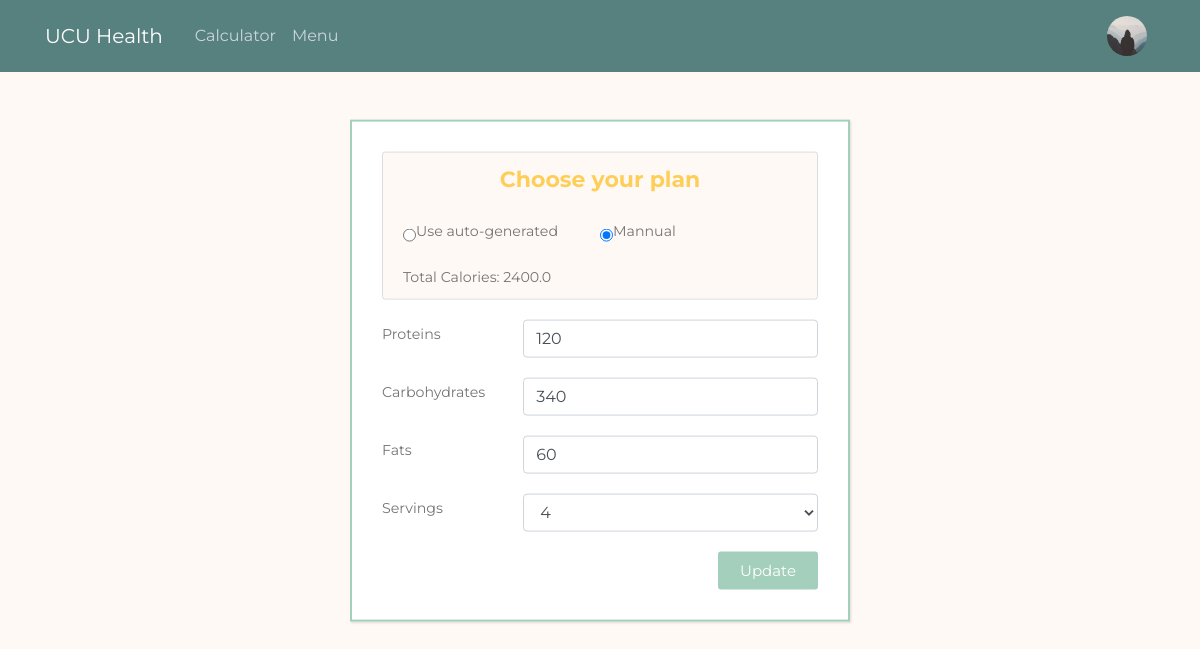
/account_plan (signed in), run on an earlier commit of the app's database.
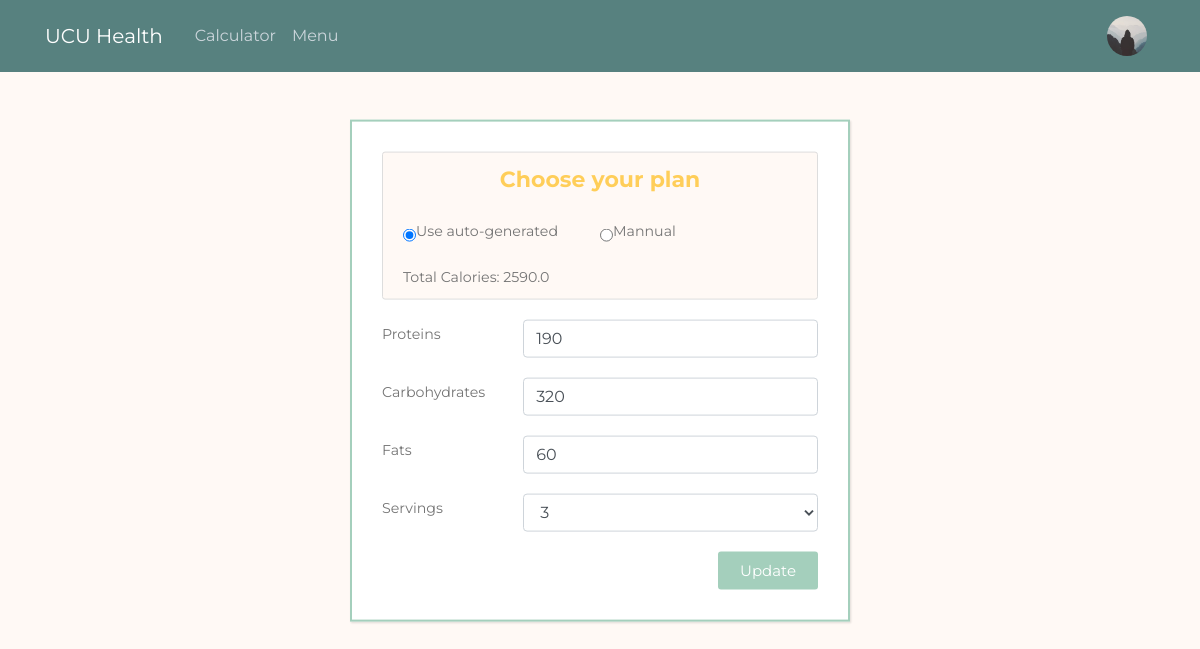
And on a later commit of the database.
### main/models.py (models this page shows, shortened)
class User(db.Model, UserMixin):
    id = db.Column(db.Integer, primary_key=True)
    username = db.Column(db.String(20), unique=True, nullable=False)
    email = db.Column(db.String(120), unique=True, nullable=False)
    password = db.Column(db.String(100), nullable=False)
    image_file = db.Column(db.String(20), nullable = False, default='default.jpg')
    custom_plan = db.Column(db.Boolean, default = False)
    sex = db.Column(db.String(10), nullable = False)
    age = db.Column(db.Integer, nullable = False)
    height = db.Column(db.Integer, nullable=False)
    weight = db.Column(db.Integer, nullable=False)
    goal = db.Column(db.Integer, nullable=False)
    activity = db.Column(db.Float, nullable=False)
    calories = db.Column(db.Float, nullable=False)
    proteins = db.Column(db.Float, nullable=False)
    carbs = db.Column(db.Float, nullable=False)
    fats = db.Column(db.Float, nullable=False)
    servings = db.Column(db.Integer, nullable = False, default = 3)
    meals = db.relationship('Meal', backref="author", lazy = True)

### main/routes.py (the view, shortened to what this page needs)
@app.route('/account_plan', methods=["GET", 'POST'])
@login_required
def account_plan():
    choice_form = CustomPlan()
    nutrients_form = PersonalPlan()
    with open('main/data/daily_distribution.json', 'r', encoding='utf-8') as file:
        choices = list(json.load(file).keys())
    nutrients_form.servings.choices = choices
    choice_form.plan_choice.data = current_user.custom_plan
    nutrients_form.proteins.data = int(round(current_user.proteins, -1))
    nutrients_form.carbs.data = int(round(current_user.carbs, -1))
    nutrients_form.fats.data = int(round(current_user.fats, -1))
    nutrients_form.servings.data = current_user.servings
    return render_template('account_plan.html', form = nutrients_form,
        choice_form = choice_form, title = "Personal Plan")

### main/forms.py
class CustomPlan(FlaskForm):
    plan_choice = RadioField("Choose Plan",
        choices=[(0, "Use auto-generated"), (1, "Mannual")],
        validate_choice=[DataRequired()], coerce=int)
    submit = SubmitField("Update")

class PersonalPlan(FlaskForm):
    proteins = IntegerField('Proteins',
                validators=[DataRequired(), NumberRange(min=0)])
    carbs = IntegerField("Carbohydrates",
                validators=[DataRequired(), NumberRange(min=0)])
    fats = IntegerField("Fats",
                validators=[DataRequired(), NumberRange(min=0)])
    servings = SelectField('Servings', choices = [], coerce=int)

### main/models.py (called while the page is built)
@login_manager.user_loader
def load_user(user_id):
    return User.query.get(int(user_id))

### main/templates/account_plan.html (shortened to what this page needs)
{% extends "layout.html" %}
{% block content %}
<link href="{{ url_for('static', filename='calculator.css') }}" rel="stylesheet">
<div class="wrapper">
<div class="content-section">
    <form method="POST" action="">
        <fieldset class = "form">
            <div class = "title">
            Choose your plan
            </div>
            <div class="input_field">
                {% for option in choice_form.plan_choice %}
                    {{ option() }}
                    {{ option.label }}
                {% endfor %}
            </div>
            <div, id = 'result'>Total Calories: {{ current_user.calories }}</div>
            <div class="input_field">
                {{ form.proteins.label(class="form-control-label")}}
                {% if form.proteins.errors %}
                    {{ form.proteins(class="form-control form-control-xxl is-invalid")}}
                    <div class='invalid-feedback'>
                        {% for error in form.proteins.errors %}
                        <span>{{ error }}</span>
                        {% endfor %}
                    </div>
                {% else %}
                    {{ form.proteins(class="form-control form-control-xxl", onchange="updateValues()")}}
                {% endif%}
            </div>
            <div class="input_field">
                {{ form.carbs.label(class="form-control-label")}}
                {% if form.carbs.errors %}
                    {{ form.carbs(class="form-control form-control-xxl is-invalid")}}
                    <div class='invalid-feedback'>
                        {% for error in form.carbs.errors %}
                        <span>{{ error }}</span>
                        {% endfor %}
                    </div>
                {% else %}
                    {{ form.carbs(class="form-control form-control-xxl", onchange="updateValues()")}}
                {% endif%}
            </div>
            <div class="input_field">
            {{ form.fats.label(class="form-control-label")}}
            {% if form.fats.errors %}
                {{ form.fats(class="form-control form-control-xxl is-invalid")}}
                <div class='invalid-feedback'>
                    {% for error in form.fats.errors %}
                        <span>{{ error }}</span>
                    {% endfor %}
                </div>
            {% else %}
                {{ form.fats(class="form-control form-control-xxl", onchange="updateValues()")}}
            {% endif%}
            </div>
            <div class="input_field">
                {{ form.servings.label(class="form-control-label")}}
                {% if form.servings.errors %}
                    {{ form.servings(class="form-control form-control-xxl is-invalid")}}
                    <div class='invalid-feedback'>
                        {% for error in form.servings.errors %}
                            <span>{{ error }}</span>
                        {% endfor %}
                    </div>
                {% else %}
                    {{ form.servings(class="form-control form-control-xxl", onchange="updateValues()")}}
                {% endif%}
            </div>
        <div class="input_field">
            {{ choice_form.submit(class="btn btn-outline-info")}}
        </div>
</div>
{% endblock content %}

### main/templates/layout.html (shortened to what this page needs)
<!DOCTYPE html>
<html>
  <head>
    <link
      rel="stylesheet"
      href="https://maxcdn.bootstrapcdn.com/bootstrap/4.0.0/css/bootstrap.min.css"
 />
    <link
      rel="stylesheet"
      type="text/css"
      href="{{ url_for('static', filename='main.css') }}" />
  </head>
  <body>
    <header class="site-header">
      <nav class="navbar navbar-expand-lg navbar-dark bg-steel fixed-top">
        <div class="container">
          <a class="navbar-brand mr-4" href="{{ url_for('main') }}">UCU Health</a>
          <div class="collapse navbar-collapse" id="navbarToggle">
            <div class="navbar-nav mr-auto">
              <a class="nav-item nav-link" href="{{ url_for('calculator') }}">Calculator</a>
              <a class="nav-item nav-link" href="{{ url_for('menu') }}">Menu</a>
            </div>
            <div class="navbar-nav">
            {% if current_user.is_authenticated %}
              <a class="nav-item nav-link" href="{{ url_for("account") }}"><img class="rounded-circle panel-img" src="{{ url_for('static', filename = 'profile_pics/' + current_user.image_file ) }} "></a>
            {% else %}
              <a class="nav-item nav-link" href="{{ url_for("login") }}">Login</a>
              <a class="nav-item nav-link" href="{{ url_for("register") }}">Register</a>
            {% endif %}
            </div>
          </div>
        </div>
      </nav>
    </header>
    <main role="main" class="container">
      <div class="row">
        <div class="col-md-8">
          {% block content %}{% endblock %}
        </div>
    </main>
  </body>
</html>

### main/static/main.css (style rules this page uses)
body { background: #fff9f5; color: #333333; margin-top: 5rem; }
.row { display: flex; justify-content: center; align-items: center; }
.bg-steel { background-color: #57817f; }
.site-header .navbar-nav .nav-link { color: #cbd5db; }
.content-section { background: #fff9f5;; padding: 10px 20px; border: 1px solid #dddddd; border-radius: 3px; margin-bottom: 20px; }
.panel-img { height: 40px; width: 40px; }

### main/static/calculator.css (style rules this page uses)
* { margin: 0; padding: 0; box-sizing: border-box; font-family: 'Montserrat', sans-serif; }
body { margin-top: 350px; background: #fff9f5; padding: 0 10px; }
.wrapper { max-width: 500px; width: 100%; background: #fff; margin: 20px auto; padding: 30px; box-shadow: 1px 1px 2px rgba(0, 0, 0, 0.125); border: 2.5px solid #a4cfbc; position: absolute; top: 50%; left: 50%; transform: translate(-50%, -50%); }
.wrapper .title { font-size: 22px; font-weight: 700; margin-bottom: 25px; color: #ffce59; text-align: center; }
.wrapper .form { width: 100%; }
.wrapper .input_field { margin-top: 20px; margin-bottom: 15px; display: flex; align-items: center; }
.wrapper .input_field label { width: 200px; color: #757575; margin-right: 10px; font-size: 14.2px; }
.wrapper .btn { margin-left: 10px; }
.wrapper .input_field .btn { width: 100px; padding: 8px 10px; font-size: 15px; border: 0; background-color: #a4cfbc; color: #fff; cursor: pointer; border-radius: 3px; outline: none; margin: 0 auto; display: block; }
.wrapper .input_field:last-child { margin-bottom:0; display: flex; }
.wrapper .input_field:last-child .btn { margin-right: 0px; }
#result { margin-top: 20px; width: 200px; color: #757575; margin-right: 10px; font-size: 14.2px; }

What changed in the data, as far as the page shows it:
changed User: calories "2400.0" → "2590.0"
Also different on the page:
form field plan_choice: "☐ Use auto-generated" → "☑ Use auto-generated"
form field plan_choice: "☑ Mannual" → "☐ Mannual"
form field proteins: "120" → "190"
form field carbs: "340" → "320"
form field servings: "4" → "3"
